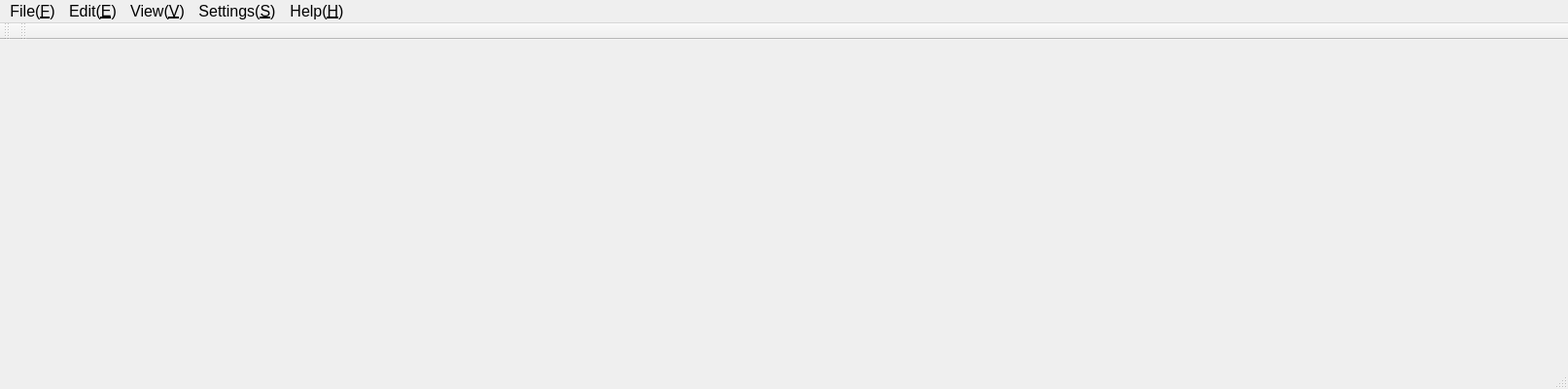
<?xml version="1.0" encoding="UTF-8"?>
<ui version="4.0">
 <class>L3DArtistClass</class>
 <widget class="QMainWindow" name="L3DArtistClass">
  <property name="enabled">
   <bool>true</bool>
  </property>
  <property name="geometry">
   <rect>
    <x>0</x>
    <y>0</y>
    <width>1613</width>
    <height>400</height>
   </rect>
  </property>
  <property name="font">
   <font>
    <pointsize>12</pointsize>
   </font>
  </property>
  <property name="windowTitle">
   <string>L3DArtist</string>
  </property>
  <property name="autoFillBackground">
   <bool>true</bool>
  </property>
  <property name="iconSize">
   <size>
    <width>48</width>
    <height>48</height>
   </size>
  </property>
  <property name="unifiedTitleAndToolBarOnMac">
   <bool>true</bool>
  </property>
  <widget class="QWidget" name="centralWidget"/>
  <widget class="QMenuBar" name="menuBar">
   <property name="geometry">
    <rect>
     <x>0</x>
     <y>0</y>
     <width>1613</width>
     <height>23</height>
    </rect>
   </property>
   <widget class="QMenu" name="m_pMenuFile">
    <property name="title">
     <string>File(&amp;F)</string>
    </property>
    <addaction name="m_pNewScene"/>
    <addaction name="m_pSaveScene"/>
    <addaction name="m_pRenameScene"/>
    <addaction name="m_pSaveAsScene"/>
    <addaction name="m_pDeleteScene"/>
    <addaction name="m_pImportScene"/>
    <addaction name="m_pExportScene"/>
    <addaction name="m_pCloseScene"/>
    <addaction name="separator"/>
    <addaction name="m_pExtractNode"/>
    <addaction name="m_pImportNode"/>
    <addaction name="m_pExportNode"/>
    <addaction name="separator"/>
    <addaction name="m_pOutputVideo"/>
    <addaction name="m_pTga_To_Flg"/>
    <addaction name="separator"/>
    <addaction name="m_pSetCard"/>
    <addaction name="separator"/>
    <addaction name="m_pModifyPwd"/>
    <addaction name="separator"/>
    <addaction name="m_pExit"/>
   </widget>
   <widget class="QMenu" name="m_pMenuEdit">
    <property name="title">
     <string>Edit(&amp;E)</string>
    </property>
    <addaction name="m_pUndo"/>
    <addaction name="m_pRedo"/>
    <addaction name="separator"/>
    <addaction name="m_pCut"/>
    <addaction name="m_pCopy"/>
    <addaction name="m_pPaste"/>
    <addaction name="separator"/>
    <addaction name="m_pSelectAll"/>
    <addaction name="m_pDeselect"/>
    <addaction name="m_pDelete"/>
    <addaction name="separator"/>
    <addaction name="m_pMove"/>
    <addaction name="m_pRotate"/>
    <addaction name="m_pZoom"/>
    <addaction name="m_pSize"/>
    <addaction name="separator"/>
    <addaction name="m_pMaterial"/>
    <addaction name="m_pTexture"/>
    <addaction name="separator"/>
    <addaction name="m_pReplicate"/>
    <addaction name="m_pSceneLayer"/>
   </widget>
   <widget class="QMenu" name="m_pMenuView">
    <property name="title">
     <string>View(&amp;V)</string>
    </property>
    <addaction name="separator"/>
    <addaction name="m_pBackgroundColor"/>
    <addaction name="m_pShowGrid"/>
    <addaction name="m_pGridColor"/>
    <addaction name="m_pShowRuler"/>
    <addaction name="m_pSafe"/>
    <addaction name="m_pTitleSafe"/>
    <addaction name="separator"/>
    <addaction name="m_pOutput"/>
    <addaction name="m_pMultiView"/>
    <addaction name="m_pActualSize"/>
   </widget>
   <widget class="QMenu" name="m_pMenuHelp">
    <property name="title">
     <string>Help(&amp;H)</string>
    </property>
    <addaction name="m_pHelp"/>
    <addaction name="m_pAbout"/>
    <addaction name="m_pShortCut"/>
   </widget>
   <widget class="QMenu" name="menuSettings">
    <property name="title">
     <string>Settings(&amp;S)</string>
    </property>
    <widget class="QMenu" name="menuChangeSize">
     <property name="title">
      <string>ChangeSize(&amp;C)</string>
     </property>
     <addaction name="actionSmall"/>
     <addaction name="actionMid"/>
     <addaction name="actionLarge"/>
    </widget>
    <addaction name="actionProjectSet"/>
    <addaction name="actionFtpSetting"/>
    <addaction name="menuChangeSize"/>
    <addaction name="actionChangeLanguage"/>
   </widget>
   <addaction name="m_pMenuFile"/>
   <addaction name="m_pMenuEdit"/>
   <addaction name="m_pMenuView"/>
   <addaction name="menuSettings"/>
   <addaction name="m_pMenuHelp"/>
  </widget>
  <widget class="QToolBar" name="m_pTBarFile">
   <property name="iconSize">
    <size>
     <width>24</width>
     <height>24</height>
    </size>
   </property>
   <property name="toolButtonStyle">
    <enum>Qt::ToolButtonFollowStyle</enum>
   </property>
   <attribute name="toolBarArea">
    <enum>TopToolBarArea</enum>
   </attribute>
   <attribute name="toolBarBreak">
    <bool>false</bool>
   </attribute>
  </widget>
  <widget class="QToolBar" name="m_pTbarTexture">
   <property name="minimumSize">
    <size>
     <width>0</width>
     <height>0</height>
    </size>
   </property>
   <property name="iconSize">
    <size>
     <width>24</width>
     <height>24</height>
    </size>
   </property>
   <property name="toolButtonStyle">
    <enum>Qt::ToolButtonFollowStyle</enum>
   </property>
   <attribute name="toolBarArea">
    <enum>TopToolBarArea</enum>
   </attribute>
   <attribute name="toolBarBreak">
    <bool>false</bool>
   </attribute>
  </widget>
  <widget class="QStatusBar" name="statusBar"/>
  <action name="m_pNewProject">
   <property name="icon">
    <iconset resource="l3dartist.qrc">
     <normaloff>:/L3DArtist/Resources/NewProject_.png</normaloff>:/L3DArtist/Resources/NewProject_.png</iconset>
   </property>
   <property name="text">
    <string>New Project(&amp;P)</string>
   </property>
   <property name="iconText">
    <string>New Project(P)</string>
   </property>
   <property name="toolTip">
    <string>New Project</string>
   </property>
   <property name="statusTip">
    <string>Create Project File</string>
   </property>
   <property name="priority">
    <enum>QAction::HighPriority</enum>
   </property>
  </action>
  <action name="m_pNewScene">
   <property name="icon">
    <iconset resource="l3dartist.qrc">
     <normaloff>:/L3DArtist/Resources/NewScene_.png</normaloff>:/L3DArtist/Resources/NewScene_.png</iconset>
   </property>
   <property name="text">
    <string>New Scene(&amp;N)</string>
   </property>
   <property name="toolTip">
    <string>New Scene</string>
   </property>
   <property name="statusTip">
    <string>Add a new scene to current project</string>
   </property>
  </action>
  <action name="m_pOpenProject">
   <property name="text">
    <string>Open Project(&amp;O)</string>
   </property>
   <property name="toolTip">
    <string>Open Project</string>
   </property>
   <property name="statusTip">
    <string>Open project file</string>
   </property>
  </action>
  <action name="m_pImportScene">
   <property name="icon">
    <iconset resource="l3dartist.qrc">
     <normaloff>:/L3DArtist/Resources/Import_.png</normaloff>:/L3DArtist/Resources/Import_.png</iconset>
   </property>
   <property name="text">
    <string>Import Scene(&amp;I)</string>
   </property>
   <property name="toolTip">
    <string>Import Scene</string>
   </property>
   <property name="statusTip">
    <string>Import Scene File</string>
   </property>
  </action>
  <action name="m_pExportScene">
   <property name="icon">
    <iconset resource="l3dartist.qrc">
     <normaloff>:/L3DArtist/Resources/Export_.png</normaloff>:/L3DArtist/Resources/Export_.png</iconset>
   </property>
   <property name="text">
    <string>Export Scene(&amp;E)</string>
   </property>
   <property name="toolTip">
    <string>Export Scene</string>
   </property>
   <property name="statusTip">
    <string>Export current Scene File</string>
   </property>
  </action>
  <action name="m_pCloseScene">
   <property name="text">
    <string>Close Scene(&amp;C)</string>
   </property>
   <property name="toolTip">
    <string>Close Scene</string>
   </property>
  </action>
  <action name="m_pDeleteScene">
   <property name="icon">
    <iconset resource="l3dartist.qrc">
     <normaloff>:/L3DArtist/Resources/Remove_.png</normaloff>:/L3DArtist/Resources/Remove_.png</iconset>
   </property>
   <property name="text">
    <string>Remove Scene(&amp;D)</string>
   </property>
   <property name="toolTip">
    <string>Remove Scene</string>
   </property>
  </action>
  <action name="m_pSaveScene">
   <property name="icon">
    <iconset resource="l3dartist.qrc">
     <normaloff>:/L3DArtist/Resources/Save_.png</normaloff>:/L3DArtist/Resources/Save_.png</iconset>
   </property>
   <property name="text">
    <string>Save Scene(&amp;S)</string>
   </property>
   <property name="toolTip">
    <string>Save Scene</string>
   </property>
   <property name="statusTip">
    <string>Save current Scene File</string>
   </property>
  </action>
  <action name="m_pSaveAsScene">
   <property name="icon">
    <iconset>
     <normaloff>:/L3DArtist/Resources/SaveAs_.png</normaloff>:/L3DArtist/Resources/SaveAs_.png</iconset>
   </property>
   <property name="text">
    <string>Save As Scene(&amp;A)</string>
   </property>
   <property name="toolTip">
    <string>Save As Scene</string>
   </property>
  </action>
  <action name="m_pRenameScene">
   <property name="text">
    <string>Rename Scene(&amp;M)</string>
   </property>
   <property name="toolTip">
    <string>Rename Scene</string>
   </property>
  </action>
  <action name="m_pExtractNode">
   <property name="text">
    <string>Extract Node(&amp;N)</string>
   </property>
   <property name="toolTip">
    <string>Extract Node</string>
   </property>
  </action>
  <action name="m_pExtractScene">
   <property name="text">
    <string>Extract Scene(&amp;T)</string>
   </property>
   <property name="toolTip">
    <string>Extract Scene</string>
   </property>
  </action>
  <action name="m_pOutputVideo">
   <property name="text">
    <string>Output Graphics Video(&amp;O)</string>
   </property>
  </action>
  <action name="m_pReconnect">
   <property name="text">
    <string>Reconnect Server(&amp;L)</string>
   </property>
   <property name="toolTip">
    <string>Reconnect Server</string>
   </property>
  </action>
  <action name="m_pExit">
   <property name="text">
    <string>Exit(&amp;X)</string>
   </property>
   <property name="toolTip">
    <string>Exit</string>
   </property>
  </action>
  <action name="m_pUndo">
   <property name="icon">
    <iconset resource="l3dartist.qrc">
     <normaloff>:/L3DArtist/Resources/Undo_.png</normaloff>:/L3DArtist/Resources/Undo_.png</iconset>
   </property>
   <property name="text">
    <string>Undo(&amp;U)</string>
   </property>
   <property name="toolTip">
    <string>Undo</string>
   </property>
   <property name="statusTip">
    <string/>
   </property>
   <property name="shortcut">
    <string>Ctrl+Z</string>
   </property>
   <property name="shortcutContext">
    <enum>Qt::WindowShortcut</enum>
   </property>
  </action>
  <action name="m_pRedo">
   <property name="icon">
    <iconset resource="l3dartist.qrc">
     <normaloff>:/L3DArtist/Resources/Redo_.png</normaloff>:/L3DArtist/Resources/Redo_.png</iconset>
   </property>
   <property name="text">
    <string>Redo(&amp;R)</string>
   </property>
   <property name="toolTip">
    <string>Redo</string>
   </property>
   <property name="statusTip">
    <string/>
   </property>
   <property name="shortcut">
    <string>Ctrl+Y</string>
   </property>
  </action>
  <action name="m_pCut">
   <property name="icon">
    <iconset resource="l3dartist.qrc">
     <normaloff>:/L3DArtist/Resources/Cut_.png</normaloff>:/L3DArtist/Resources/Cut_.png</iconset>
   </property>
   <property name="text">
    <string>Cut(&amp;T)</string>
   </property>
   <property name="toolTip">
    <string>Cut</string>
   </property>
   <property name="statusTip">
    <string/>
   </property>
   <property name="shortcut">
    <string>Ctrl+X</string>
   </property>
   <property name="shortcutContext">
    <enum>Qt::WidgetWithChildrenShortcut</enum>
   </property>
  </action>
  <action name="m_pCopy">
   <property name="icon">
    <iconset resource="l3dartist.qrc">
     <normaloff>:/L3DArtist/Resources/Copy_.png</normaloff>:/L3DArtist/Resources/Copy_.png</iconset>
   </property>
   <property name="text">
    <string>Copy(&amp;C)</string>
   </property>
   <property name="iconText">
    <string>Copy(C)</string>
   </property>
   <property name="toolTip">
    <string>Copy</string>
   </property>
   <property name="statusTip">
    <string/>
   </property>
   <property name="shortcut">
    <string>Ctrl+C</string>
   </property>
   <property name="shortcutContext">
    <enum>Qt::WidgetWithChildrenShortcut</enum>
   </property>
  </action>
  <action name="m_pPaste">
   <property name="icon">
    <iconset resource="l3dartist.qrc">
     <normaloff>:/L3DArtist/Resources/Paste_.png</normaloff>:/L3DArtist/Resources/Paste_.png</iconset>
   </property>
   <property name="text">
    <string>Paste(&amp;V)</string>
   </property>
   <property name="toolTip">
    <string>Paste</string>
   </property>
   <property name="statusTip">
    <string/>
   </property>
   <property name="shortcut">
    <string>Ctrl+V</string>
   </property>
   <property name="shortcutContext">
    <enum>Qt::WidgetWithChildrenShortcut</enum>
   </property>
  </action>
  <action name="m_pSelectAll">
   <property name="text">
    <string>Select All(&amp;A)</string>
   </property>
   <property name="toolTip">
    <string>Select All</string>
   </property>
   <property name="shortcut">
    <string>Ctrl+A</string>
   </property>
  </action>
  <action name="m_pDeselect">
   <property name="text">
    <string>Deselect(&amp;E)</string>
   </property>
   <property name="toolTip">
    <string>Deselect</string>
   </property>
  </action>
  <action name="m_pRename">
   <property name="text">
    <string>重命名(&amp;N)</string>
   </property>
   <property name="toolTip">
    <string>重命名</string>
   </property>
  </action>
  <action name="m_pMove">
   <property name="checkable">
    <bool>true</bool>
   </property>
   <property name="text">
    <string>Move(&amp;M)</string>
   </property>
   <property name="toolTip">
    <string>Move</string>
   </property>
   <property name="statusTip">
    <string/>
   </property>
   <property name="shortcut">
    <string>F5</string>
   </property>
   <property name="shortcutContext">
    <enum>Qt::WidgetWithChildrenShortcut</enum>
   </property>
  </action>
  <action name="m_pRotate">
   <property name="checkable">
    <bool>true</bool>
   </property>
   <property name="text">
    <string>Rotate(&amp;R)</string>
   </property>
   <property name="toolTip">
    <string>Rotate</string>
   </property>
   <property name="statusTip">
    <string/>
   </property>
   <property name="shortcut">
    <string>F6</string>
   </property>
   <property name="shortcutContext">
    <enum>Qt::WidgetWithChildrenShortcut</enum>
   </property>
  </action>
  <action name="m_pZoom">
   <property name="checkable">
    <bool>true</bool>
   </property>
   <property name="text">
    <string>Scale(&amp;S)</string>
   </property>
   <property name="toolTip">
    <string>Scale</string>
   </property>
   <property name="statusTip">
    <string/>
   </property>
   <property name="shortcut">
    <string>F7</string>
   </property>
   <property name="shortcutContext">
    <enum>Qt::WidgetWithChildrenShortcut</enum>
   </property>
  </action>
  <action name="m_pMaterial">
   <property name="text">
    <string>Material(&amp;E)</string>
   </property>
   <property name="toolTip">
    <string>Material</string>
   </property>
  </action>
  <action name="m_pTexture">
   <property name="text">
    <string>Texture(&amp;X)</string>
   </property>
   <property name="toolTip">
    <string>Texture</string>
   </property>
  </action>
  <action name="m_pReplicate">
   <property name="text">
    <string>Array Replicate(&amp;Y)</string>
   </property>
   <property name="toolTip">
    <string>Array Replicate</string>
   </property>
  </action>
  <action name="m_pBackgroundColor">
   <property name="text">
    <string>Background Color(&amp;B)</string>
   </property>
   <property name="toolTip">
    <string>Background Color</string>
   </property>
  </action>
  <action name="m_pShowGrid">
   <property name="text">
    <string>Show Grid(&amp;G)</string>
   </property>
   <property name="toolTip">
    <string>Show Grid</string>
   </property>
  </action>
  <action name="m_pGridColor">
   <property name="text">
    <string>Grid Color(&amp;C)</string>
   </property>
   <property name="toolTip">
    <string>Grid Color</string>
   </property>
  </action>
  <action name="m_pShowRuler">
   <property name="text">
    <string>Show Ruler(&amp;R)</string>
   </property>
   <property name="toolTip">
    <string>Show Ruler</string>
   </property>
  </action>
  <action name="m_pSafe">
   <property name="text">
    <string>Show Safety Area(&amp;D)
</string>
   </property>
   <property name="toolTip">
    <string>Show Safety Area</string>
   </property>
  </action>
  <action name="m_pTitleSafe">
   <property name="text">
    <string>Show Title Safety Area(&amp;N)</string>
   </property>
   <property name="toolTip">
    <string>Show Title Safety Area</string>
   </property>
  </action>
  <action name="m_pOutput">
   <property name="icon">
    <iconset resource="l3dartist.qrc">
     <normaloff>:/L3DArtist/Resources/Output_.png</normaloff>:/L3DArtist/Resources/Output_.png</iconset>
   </property>
   <property name="text">
    <string>Output Video(&amp;V)</string>
   </property>
   <property name="toolTip">
    <string>Output Video</string>
   </property>
   <property name="statusTip">
    <string/>
   </property>
  </action>
  <action name="m_pActualSize">
   <property name="text">
    <string>Trim Size(&amp;S)</string>
   </property>
   <property name="toolTip">
    <string>Trim Size</string>
   </property>
  </action>
  <action name="m_pAnimation">
   <property name="text">
    <string>Animation Type Design(&amp;A)</string>
   </property>
   <property name="toolTip">
    <string>Animation Type Design</string>
   </property>
   <property name="statusTip">
    <string/>
   </property>
   <property name="visible">
    <bool>false</bool>
   </property>
  </action>
  <action name="m_pChamfer">
   <property name="text">
    <string>Chamfer Type Design(&amp;B)</string>
   </property>
   <property name="toolTip">
    <string>Chamfer Type Design</string>
   </property>
   <property name="statusTip">
    <string/>
   </property>
  </action>
  <action name="m_pUser">
   <property name="text">
    <string>User Management</string>
   </property>
  </action>
  <action name="m_pSettings">
   <property name="text">
    <string>System Settings(&amp;S)</string>
   </property>
   <property name="toolTip">
    <string>System Settings</string>
   </property>
  </action>
  <action name="m_pSafeSetting">
   <property name="text">
    <string>Safety Area Settings(&amp;F)</string>
   </property>
   <property name="toolTip">
    <string>Safety Area Settings</string>
   </property>
  </action>
  <action name="m_pHelp">
   <property name="text">
    <string>Help(&amp;H)
</string>
   </property>
   <property name="toolTip">
    <string>Help</string>
   </property>
   <property name="statusTip">
    <string/>
   </property>
  </action>
  <action name="m_pAbout">
   <property name="icon">
    <iconset resource="l3dartist.qrc">
     <normaloff>:/L3DArtist/Resources/About_.png</normaloff>:/L3DArtist/Resources/About_.png</iconset>
   </property>
   <property name="text">
    <string>About(&amp;A)...</string>
   </property>
   <property name="toolTip">
    <string>About</string>
   </property>
   <property name="statusTip">
    <string/>
   </property>
  </action>
  <action name="m_pMultiView">
   <property name="icon">
    <iconset resource="l3dartist.qrc">
     <normaloff>:/L3DArtist/Resources/Multiview_.png</normaloff>:/L3DArtist/Resources/Multiview_.png</iconset>
   </property>
   <property name="text">
    <string>Multi-View(&amp;Z)</string>
   </property>
   <property name="toolTip">
    <string>Multi-View</string>
   </property>
  </action>
  <action name="m_pRemoveProj">
   <property name="icon">
    <iconset resource="l3dartist.qrc">
     <normaloff>:/L3DArtist/Resources/RemoveProj_.png</normaloff>:/L3DArtist/Resources/RemoveProj_.png</iconset>
   </property>
   <property name="text">
    <string>Remove Project(&amp;R)</string>
   </property>
   <property name="toolTip">
    <string>Remove Project</string>
   </property>
  </action>
  <action name="m_pImportNode">
   <property name="text">
    <string>Import Node</string>
   </property>
  </action>
  <action name="m_pExportNode">
   <property name="text">
    <string>Export Node</string>
   </property>
  </action>
  <action name="m_pChange_Language">
   <property name="text">
    <string>Change Language(&amp;C)</string>
   </property>
   <property name="toolTip">
    <string>Change Language(Chinese and English)</string>
   </property>
  </action>
  <action name="m_pSceneLayer">
   <property name="text">
    <string>Scene Layer(&amp;L)</string>
   </property>
   <property name="toolTip">
    <string>Scene Layer</string>
   </property>
  </action>
  <action name="actionProjectSet">
   <property name="text">
    <string>ProjectRootSet(&amp;P)</string>
   </property>
  </action>
  <action name="actionFtpSetting">
   <property name="text">
    <string>FtpSetting(&amp;F)</string>
   </property>
  </action>
  <action name="m_pDelete">
   <property name="icon">
    <iconset resource="l3dartist.qrc">
     <normaloff>:/L3DArtist/Resources/Remove_.png</normaloff>:/L3DArtist/Resources/Remove_.png</iconset>
   </property>
   <property name="text">
    <string>Delete(&amp;D)</string>
   </property>
   <property name="toolTip">
    <string>Delete</string>
   </property>
   <property name="statusTip">
    <string/>
   </property>
  </action>
  <action name="m_pTga_To_Flg">
   <property name="text">
    <string>Tga To Flg</string>
   </property>
  </action>
  <action name="m_pShortCut">
   <property name="text">
    <string>ShortCut(&amp;S)...</string>
   </property>
  </action>
  <action name="m_pSize">
   <property name="checkable">
    <bool>true</bool>
   </property>
   <property name="text">
    <string>Size(&amp;S)</string>
   </property>
   <property name="toolTip">
    <string>Size</string>
   </property>
   <property name="shortcut">
    <string>F8</string>
   </property>
   <property name="shortcutContext">
    <enum>Qt::WidgetWithChildrenShortcut</enum>
   </property>
  </action>
  <action name="actionSmall">
   <property name="text">
    <string>Small(&amp;S)</string>
   </property>
  </action>
  <action name="actionMid">
   <property name="text">
    <string>Mid(&amp;M)</string>
   </property>
  </action>
  <action name="actionLarge">
   <property name="text">
    <string>Large(&amp;L)</string>
   </property>
  </action>
  <action name="actionChangeLanguage">
   <property name="text">
    <string>ChangeLanguage</string>
   </property>
  </action>
  <action name="m_pEnableCardOutput">
   <property name="text">
    <string>Enable Card Output</string>
   </property>
  </action>
  <action name="m_pSetCard">
   <property name="text">
    <string>Set Card</string>
   </property>
  </action>
  <action name="m_pModifyPwd">
   <property name="text">
    <string>Modify Password</string>
   </property>
  </action>
 </widget>
 <layoutdefault spacing="6" margin="11"/>
 <resources>
  <include location="l3dartist.qrc"/>
 </resources>
 <connections/>
</ui>
